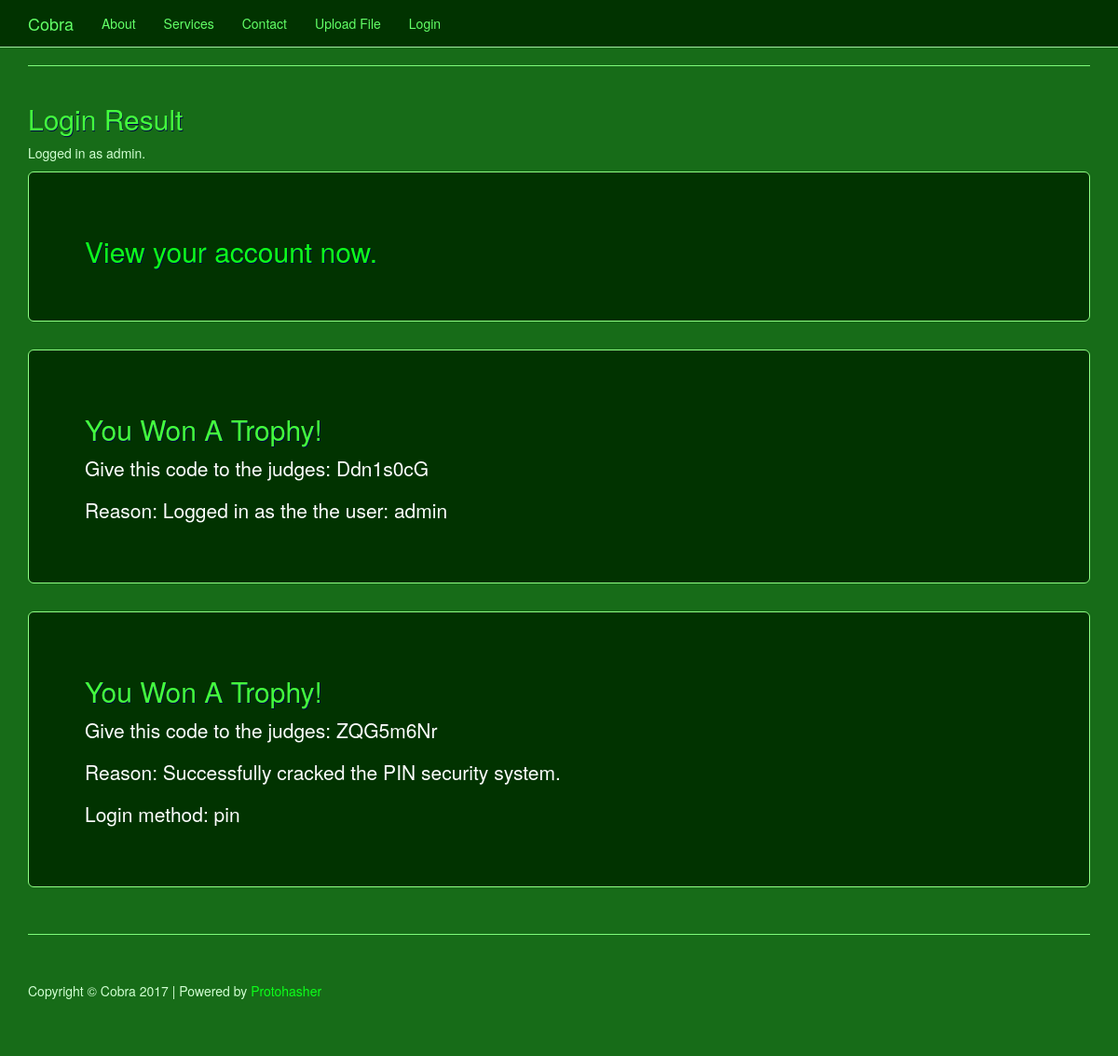
The app's page /loginPost.php?hashed_pin=38808, older data.
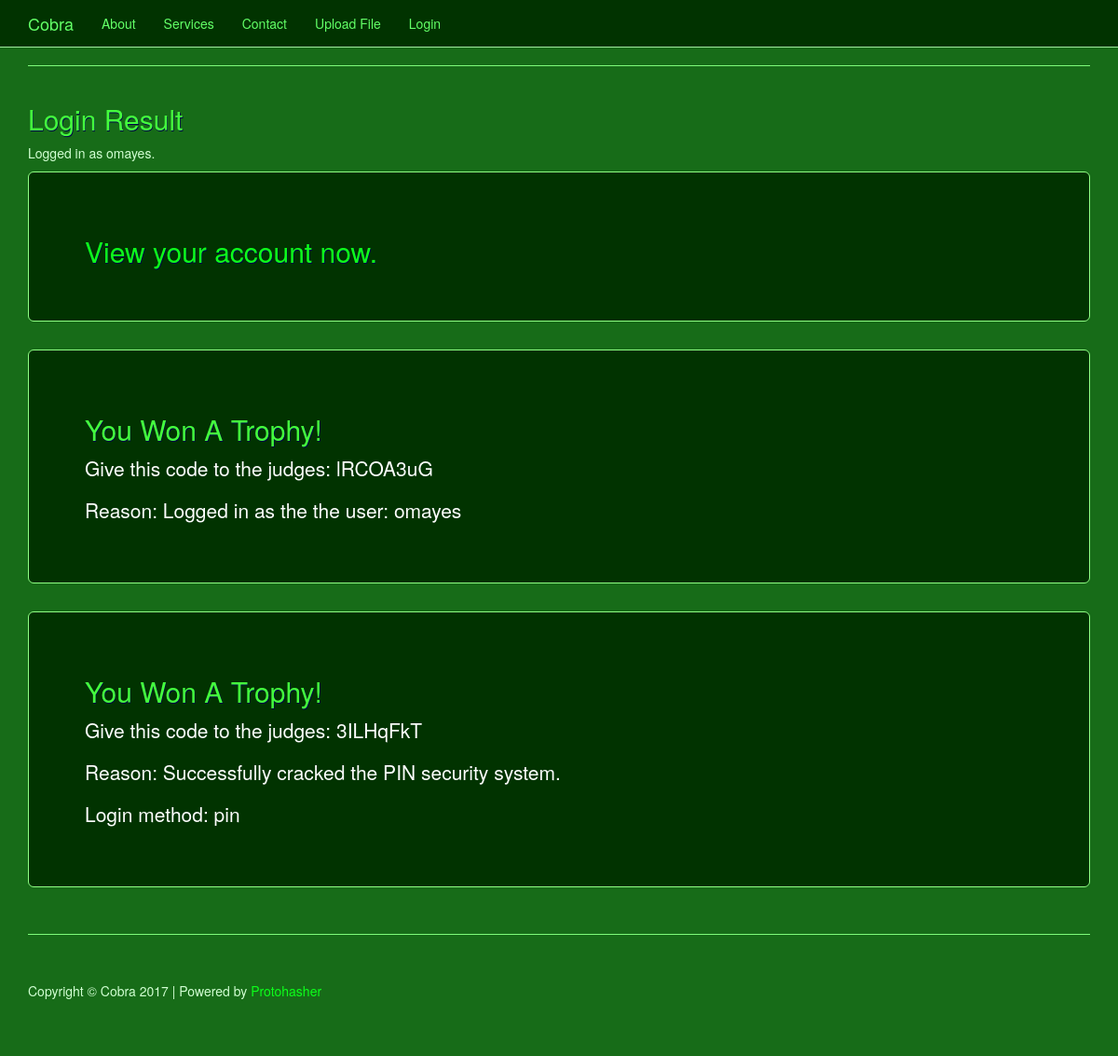
The same page, newer data.
### tables this page shows
CREATE TABLE `user` (
  `userID` int(11) NOT NULL AUTO_INCREMENT,
  `username` varchar(255) DEFAULT NULL,
  `password` varchar(255) DEFAULT NULL,
  `pin` int(4) DEFAULT NULL,
  `hashed_pin` int(5) DEFAULT NULL,
  `trophyCode` varchar(255) DEFAULT NULL,
  `pin_crack_trophy` varchar(255) DEFAULT NULL,
  `password_crack_trophy` varchar(255) DEFAULT NULL,
  `dateCreated` datetime DEFAULT NULL,
  `dateModified` timestamp NULL DEFAULT NULL ON UPDATE CURRENT_TIMESTAMP,
  PRIMARY KEY (`userID`),
  UNIQUE KEY `userID` (`userID`) USING BTREE
);

### com/capstone/model/userManager.php (called while the page is built, shortened)
<?php
$settings = new SettingsManager();
class UserManager {
	public function loginUser($username ="", $password ="", $hashed_pin ="") {
		global $settings;
		$conn = new mysqli($settings->get('db_servername'), $settings->get('db_username'), $settings->get('db_password'), $settings->get('db_name'));
		$sql = "SELECT userID, username, password, trophyCode, pin_crack_trophy, password_crack_trophy FROM user";
		if( !empty($hashed_pin) )
		{
			$sql = $sql . " WHERE hashed_pin = '" . $hashed_pin . "'";
		}
		else
		{
			$sql = $sql . " WHERE username = '" . $username . "'";
			$sql = $sql . " AND password = '" . $password . "'";
		}
		$conn->multi_query($sql);
		$result = mysqli_store_result($conn);
		return $result;
	}
}

### public/loginPost.php (the view, shortened to what this page needs)
<?php
	require dirname(__FILE__) . '/../com/capstone/model/userManager.php';
	$userManager = new UserManager();
	$username = "";
	$password = "";
	$hashed_pin = "";
	$login_method = "";
	if(isset($_GET["hashed_pin"]))
	{
		$hashed_pin = $_GET["hashed_pin"];
		$login_method = "pin";
	}
	else
	{
		$login_method = "password";
	}
	$user = $userManager->loginUser($username, $password, $hashed_pin);
	include "includes/header.php";
?>
<hr>
<div class="row">
	<div class="col-sm-12">
		<h2>Login Result</h2>
		<?php
			if( $row = $user->fetch_assoc() )
			{
				$username = $row["username"];
				echo '<p>Logged in as ' . $row["username"] . '.</p>';
				echo '
					<div class="jumbotron">
						<h2><a href="account.php">View your account now.</a></h2>
					</div>
					<div class="jumbotron">
						<h2>You Won A Trophy!</h2>
						<p>Give this code to the judges: ' . $row["trophyCode"] . '</p>
						<p>Reason: Logged in as the the user: ' . $username . '</p>
					</div>
				';
				if( $login_method == "pin" )
				{
					echo '
						<div class="jumbotron">
							<h2>You Won A Trophy!</h2>
							<p>Give this code to the judges: ' . $row["pin_crack_trophy"] . '</p>
							<p>Reason: Successfully cracked the PIN security system.</p>
							<p>Login method: ' . $login_method . '</p>
						</div>
					';
				}
			}
			else
			{
				echo '
					<p>Login failed! Maybe your login details were not correct. <a href="login.php">Try again.</a></p>
				';
			}
		?>
	</div>
</div>
<?php include "includes/footer.php"; ?>

Row changes from the older to the newer data that the page shows:
no longer on this page (row edited): user: username "admin", trophyCode "Ddn1s0cG", pin_crack_trophy "ZQG5m6Nr"
now on this page (row edited): user: username "omayes", trophyCode "lRCOA3uG", pin_crack_trophy "3ILHqFkT"
